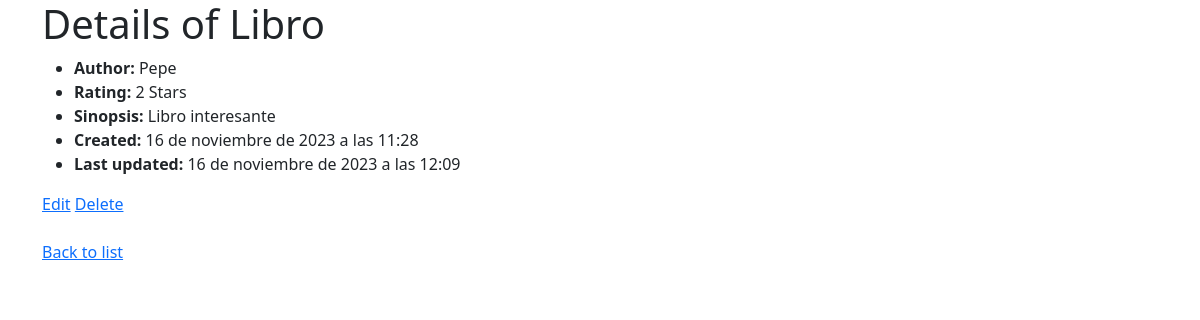
The page /details/1 on the database its author committed.
### Book/models.py (models this page shows, shortened)
class Book(models.Model):
   title = models.CharField(max_length=50)
   author = models.CharField(max_length=50)
   rating = models.IntegerField(validators=[MaxValueValidator(5)])
   sinopsis = models.TextField()
   created_at = models.DateTimeField(auto_now_add=True) # auto_now_add=True: Cuando se crea el registro, se guarda la fecha y hora
   updated_at = models.DateTimeField(auto_now=True) # auto_now=True: Cuando se actualiza el registro, se guarda la fecha y hora

### Book/views.py (the view)
# urls.py: path('details/<int:pk>', BookDetailView.as_view(), name='book_details'),
class BookDetailView(DetailView):
   model = Book

### Book/templates/Book/book_detail.html
{% extends 'Book/base.html' %} {% block content %}
<h1>Details of {{ book.title }}</h1>
<ul>
	<li><b>Author:</b> {{ book.author }}</li>
	<li><b>Rating:</b> {{ book.rating }} Stars</li>
	<li><b>Sinopsis:</b> {{ book.sinopsis }}</li>
	<li><b>Created:</b> {{ book.created_at }}</li>
	<li><b>Last updated:</b> {{ book.updated_at }}</li>
</ul>
<a href="{% url 'book_edit' pk=book.pk %}" role="button">Edit</a>
<a href="{% url 'book_delete' pk=book.pk %}" role="button">Delete</a>
<br />
<br />
<a href="{% url 'book_list' %}" role="button">Back to list</a>
{% endblock %}

### rows shown on the page
Book: author "Pepe", rating "2", sinopsis "Libro interesante", created_at "16 de noviembre de 2023 a las 11:28", updated_at "16 de noviembre de 2023 a las 12:09"
